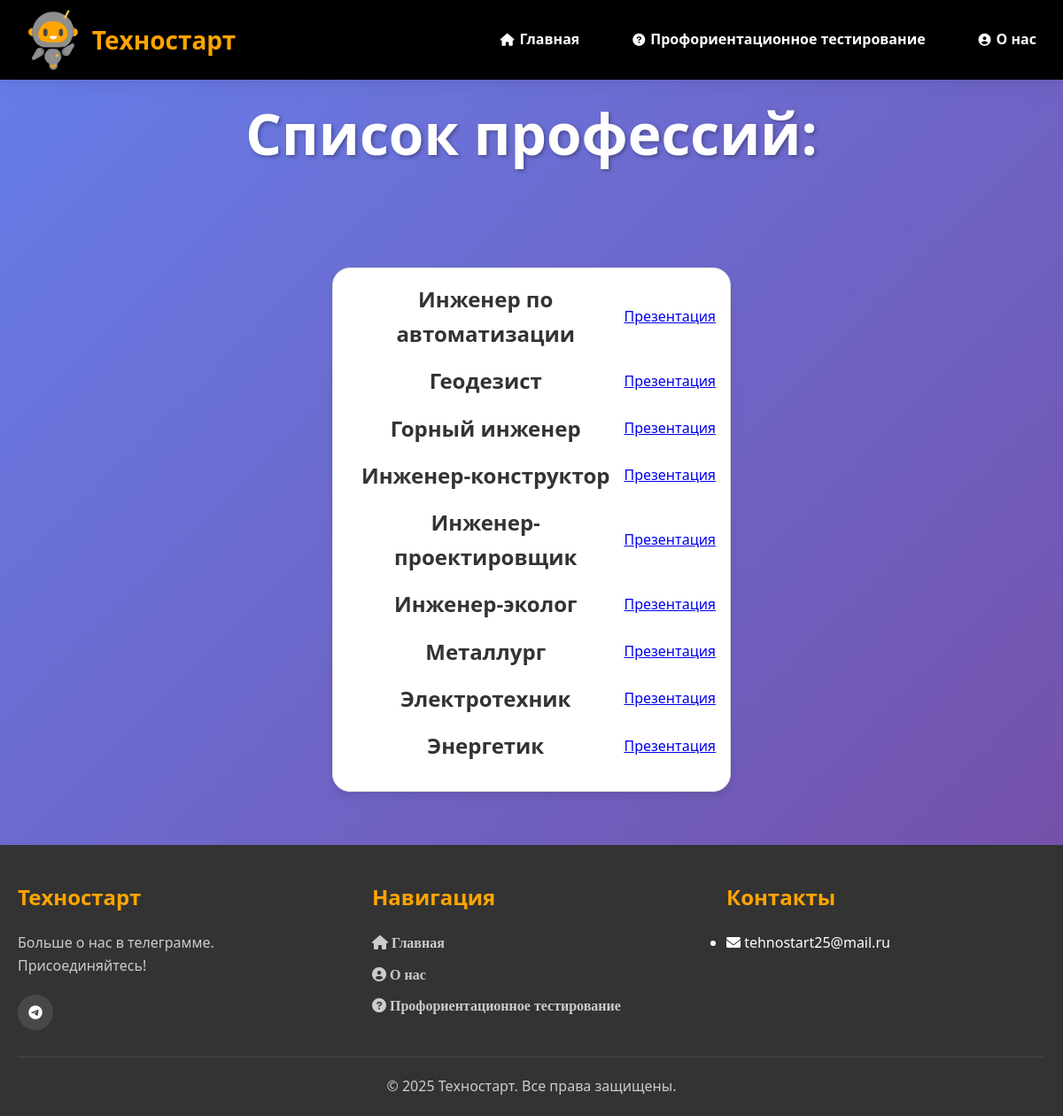
The app's page /profession/presintations_list/ (signed in) with its own data.
### profession/models.py (models this page shows, shortened)
class Presentations(models.Model):
    title=models.CharField(max_length=200)
    file=models.FileField(upload_to='presentations/pres_prof', verbose_name="Презентация по профессии")
    file_met=models.FileField(upload_to='presentations/metod_prof', verbose_name="Файл по методическим пособиям", blank=True)
    class Meta:
        verbose_name = "Презентиция"
        verbose_name_plural = 'Презентации'

### profession/views.py (the view)
# urls.py: path('presintations_list/', views.presintations_list, name='presintations_list'),
@login_required
def presintations_list(req):
    presintations=Presentations.objects.all()
    return render(req, 'profession/presintations_list.html', {'presintations':presintations})

### profession/templates/profession/presintations_list.html (shortened to what this page needs)
{% extends 'main/base.html' %}
{% load static %}
{% block content %}
    <div class="header-choice">
        <h1>Список профессий:</h1>
    </div>
    <div class="choices-container">
        <div class="pres-card">
                {% for pres in presintations%}
                    <div class="header-row">
                        <h2>{{pres.title}}</h2>
                        <a href="{% url 'download_presentation_file' pres.pk %}">Презентация </a>
                    </div>
                {% endfor %}
        </div>
    </div>
{% endblock %}

### main/static/main/css/style.css (style rules this page uses)
* { margin: 0; padding: 0; box-sizing: border-box; }
body { font-family: 'Segoe UI', Tahoma, Geneva, Verdana, sans-serif; line-height: 1.6; color: #333; background: linear-gradient(135deg, #667eea 0%, #764ba2 100%); min-height: 800px; }
.header-choice h1 { padding: 100px 0px; text-align: center; color: white; font-size: 4rem; text-shadow: 2px 2px 4px rgba(0, 0, 0, 0.3); font-size: clamp(2rem, 4vw + 1rem, 4rem); }
.choices-container { padding: 0 0 60px; text-align: center; display: flex; gap: 40px; justify-content: center; flex-wrap: wrap; }
.pres-card { width: 100%; max-width: 450px; min-height: 300px; padding: 16px; border: 1px solid #ddd; border-radius: 20px; box-shadow: 0 4px 8px rgba(0, 0, 0, 0.1); background-color: #fff; display: flex; flex-direction: column; align-items: center; transition: all 0.4s ease; overflow-wrap: break-word; word-wrap: break-word; box-sizing: border-box; margin: 0 auto; }
.header-row { display: flex; justify-content: space-between; align-items: center; width: 100%; margin-bottom: 15px; }
.pres-card h2 { margin: 0; font-size: 1.5em; text-align: center; flex-grow: 1; }

### records on screen
Presentations: title "Инженер по автоматизации"
Presentations: title "Геодезист"
Presentations: title "Горный инженер"
Presentations: title "Инженер-конструктор"
Presentations: title "Инженер-проектировщик"
Presentations: title "Инженер-эколог"
Presentations: title "Металлург"
Presentations: title "Электротехник"
Presentations: title "Энергетик"
